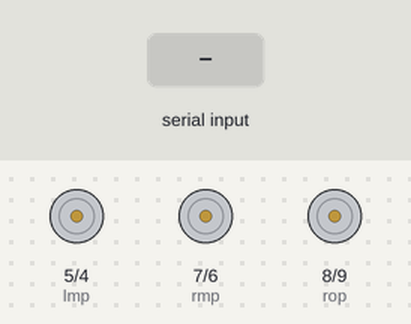
This sketch was run on a simulated Arduino Uno, built with avr-gcc and run on an emulated ATmega328P. On the bench: motor-driver pin pairs drawn as motors (green arrow = first pin HIGH = forward, orange = second pin HIGH = backward, longer = more drive). The inputs (shaded band) are chosen by the test bench.

Above: at 1.2 s.
1.3 s: "F" received over Serial
At 2.5 s:
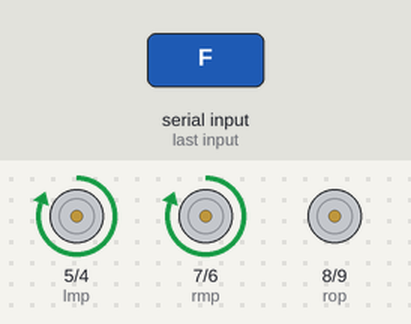
2.8 s: "B" received over Serial
At 3.7 s:
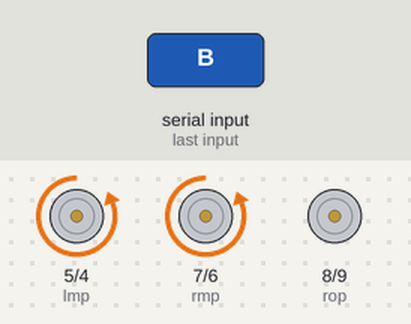
4.3 s: "L" received over Serial
At 4.8 s:
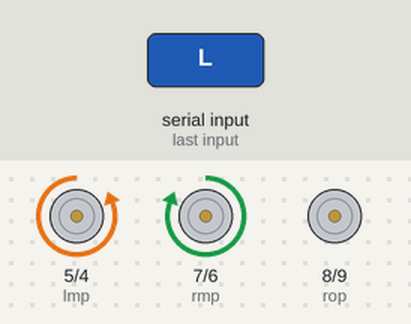
5.8 s: "R" received over Serial
At 7.0 s:
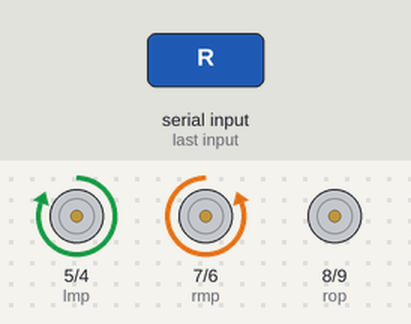
7.3 s: "C" received over Serial
At 7.7 s:
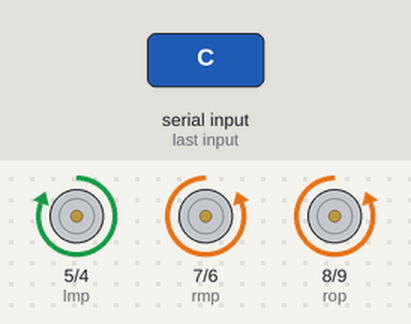
9.3 s: "O" received over Serial
At 9.7 s:
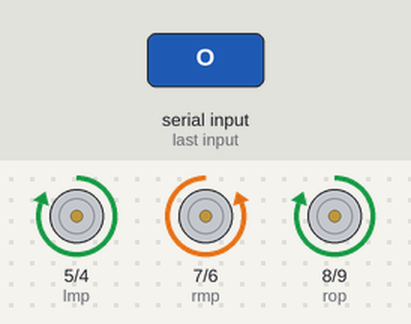
Timing chart, 0 to 12.3 s (numbered marks = the images above; inputs shaded):
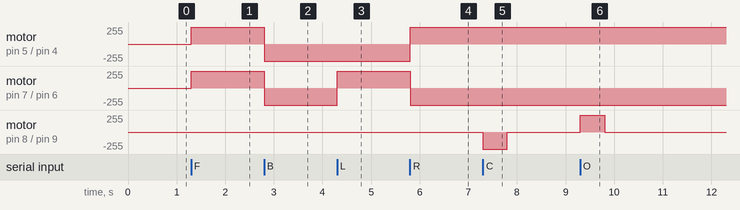

The sketch:

Mars_Rover.ino
```cpp
#define rmp 7 //Replacing rmp with 3 every where in the program, so that we don't have to remember pin no.,as it is difficult to remember
#define rmn 6 //Same way as above
#define lmp 5 //Same way as above
#define lmn 4 //Same way as above
#define rop 8
#define ron 9

void setup()
{
  pinMode(rmp,OUTPUT); //Pintype declaration i.e. which pin is input and which output. As Arduino has to intruct motor to move,motor pins will be output
  pinMode(rmn,OUTPUT); //Same as above. And "rmn" and "rmp" means 'right motor negitive terminal' and 'right motor positive terminal' respectively. And so on for others.
  pinMode(lmp,OUTPUT); //Same as above
  pinMode(lmn,OUTPUT); //Same as above
  pinMode(rop,OUTPUT);
  pinMode(ron,OUTPUT);
  Serial.begin(9600); //9600 is default baud rate at which bluetooth module transfers information to Arduino

}

void loop()
{
  if(Serial.available()) //"Serial.available()" is a function which checks if Arduino is recieving information from Bluetooth module,if it is recieving signal then condition inside if() becomes true and then if()'s body is executed
  {
    char key=Serial.read(); //"Serial.read()" is a function which reads recieved information and here we are storing recieved information as character variable "key"
    switch(key) //Now using switch() case we are trying to match recieved character with listed cases
    {
      case 'F':{fm(); break;} // case for forward motion.here 'F' is used because we will be assigning it to a button in Android app
      case 'B':{bm();break;}  //case for backward motion. bm(),fm(),etc. are function calls.
      case 'L':{lm();break;}  //case for left motion. In each case 'break' statement is compulsory else after selection of a particular case all the cases after that case will automatically get executed
      case 'R':{rm();break;}  //case for right motion
      case 'C':{rotleft();break;}
      case 'O':{rotright();break;}
      case 'S':{st();break;}  //case for stoping motion if any other key than listed above is pressed
    }

  }


}

//function definitions
void fm() //forward motion function definition
{
  digitalWrite(lmp,HIGH); // Conditions For forward motion
  digitalWrite(lmn,LOW); // for forward motion we will assume that supplying all positive terminals of motors with positive potential(i.e.HIGH) and supplying all negative terminals of motors with zero or negative potential(i.e.LOW) the bot moves forward and so on for other motions
  digitalWrite(rmn,LOW);
  digitalWrite(rmp,HIGH);
}
void bm() //backward motion function definition
{
   digitalWrite(lmp,LOW); // Conditions For backward motion
  digitalWrite(lmn,HIGH);
  digitalWrite(rmn,HIGH);
  digitalWrite(rmp,LOW);
}
void lm() //left motion function definition
{
   digitalWrite(rmn,LOW); // Conditions For left motion
   digitalWrite(rmp,HIGH);
   digitalWrite(lmp,LOW);
   digitalWrite(lmn,HIGH);
}
void rm() //right motion function definition
{
   digitalWrite(lmp,HIGH); // Conditions For right motion
   digitalWrite(lmn,LOW);
   digitalWrite(rmn,HIGH);
   digitalWrite(rmp,LOW);

 }
void st() //stop motion function definition
{
   digitalWrite(lmp,LOW); // Conditions For stoping motion
  digitalWrite(lmn,LOW);
  digitalWrite(rmn,LOW);
  digitalWrite(rmp,LOW);
}

void rotleft()
{
  digitalWrite(rop,LOW);
  digitalWrite(ron,HIGH);
  delay(500);
  digitalWrite(rop,LOW);
  digitalWrite(ron,LOW);
}

void rotright()
{
  digitalWrite(rop,HIGH);
  digitalWrite(ron,LOW);
  delay(500);
  digitalWrite(rop,LOW);
  digitalWrite(ron,LOW);
}
```

Measured:
- after the input at 1.3 s, motor on pin 5 (lmp) / pin 4 (lmn), motor on pin 7 (rmp) / pin 6 (rmn): stopped → forward 255/255 at once
- after the input at 2.8 s, motor on pin 5 (lmp) / pin 4 (lmn), motor on pin 7 (rmp) / pin 6 (rmn): forward 255/255 → backward 255/255 at once
- after the input at 4.3 s, motor on pin 7 (rmp) / pin 6 (rmn): backward 255/255 → forward 255/255 at once
- after the input at 5.8 s, motor on pin 5 (lmp) / pin 4 (lmn): backward 255/255 → forward 255/255 at once; motor on pin 7 (rmp) / pin 6 (rmn): forward 255/255 → backward 255/255 at once
- after the input at 7.3 s, motor on pin 8 (rop) / pin 9 (ron): stopped → backward 255/255 at once, → stopped 0.50 s later
- after the input at 9.3 s, motor on pin 8 (rop) / pin 9 (ron): stopped → forward 255/255 at once, → stopped 0.50 s later
